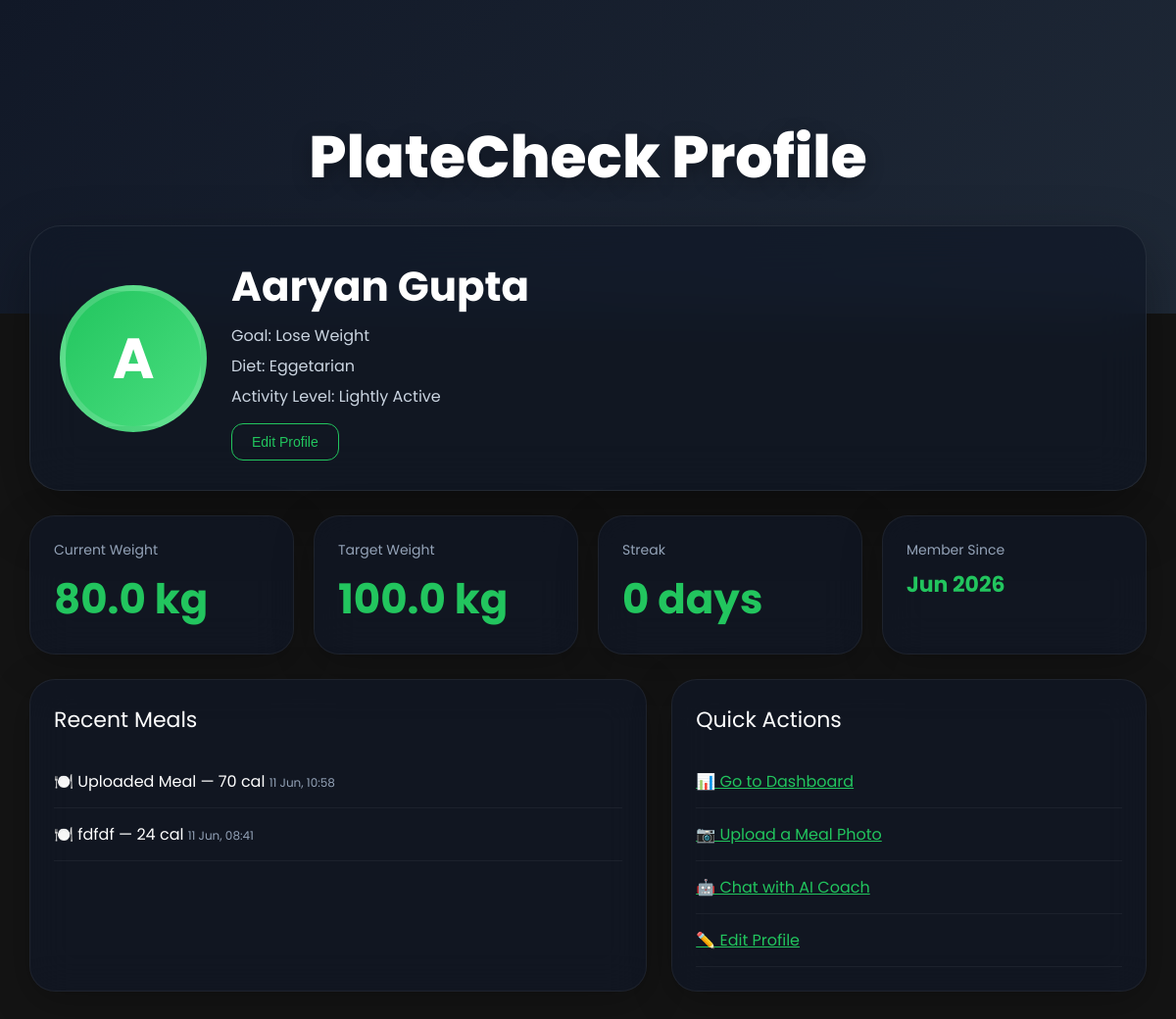
/profile/ (signed in), run on an earlier commit of the app's database.
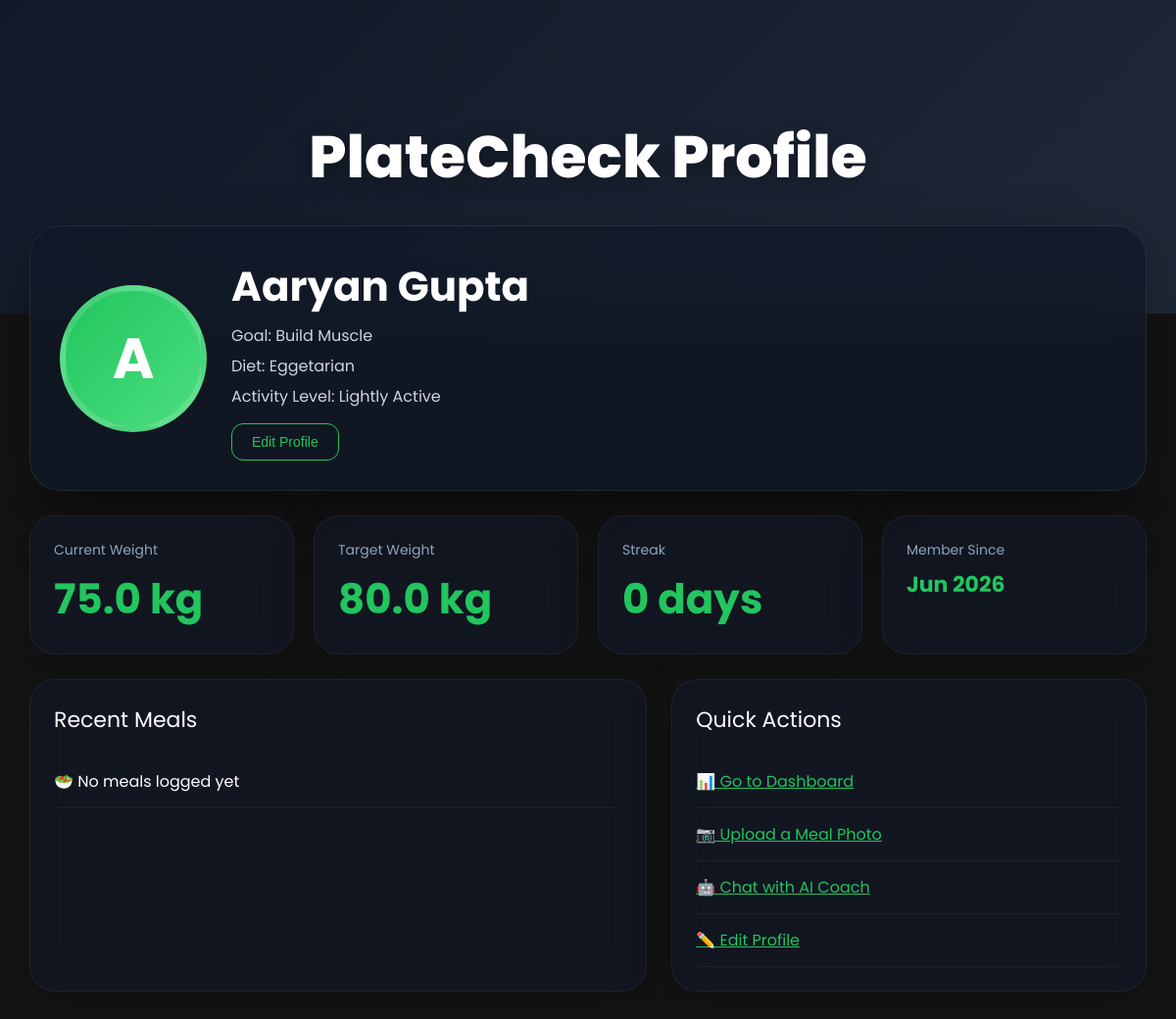
And on a later commit of the database.
### PlateCheckWeb/models.py (models this page shows, shortened)
class UserProfile(models.Model):
    GENDER_CHOICES = [
        ('male', 'Male'),
        ('female', 'Female'),
        ('other', 'Other'),
    ]
    GOAL_CHOICES = [
        ('lose_weight', 'Lose Weight'),
        ('gain_weight', 'Gain Weight'),
        ('build_muscle', 'Build Muscle'),
        ('maintain_weight', 'Maintain Weight'),
    ]
    DIET_CHOICES = [
        ('vegetarian', 'Vegetarian'),
        ('non_vegetarian', 'Non-Vegetarian'),
        ('vegan', 'Vegan'),
        ('eggetarian', 'Eggetarian'),
    ]
    ACTIVITY_CHOICES = [
        ('sedentary', 'Sedentary'),
        ('lightly_active', 'Lightly Active'),
        ('moderately_active', 'Moderately Active'),
        ('very_active', 'Very Active'),
    ]
    user            = models.OneToOneField(User, on_delete=models.CASCADE, related_name='profile')
    full_name       = models.CharField(max_length=150, blank=True)
    age             = models.PositiveIntegerField(null=True, blank=True)
    gender          = models.CharField(max_length=10, choices=GENDER_CHOICES, blank=True)
    height_cm       = models.FloatField(null=True, blank=True)
    weight_kg       = models.FloatField(null=True, blank=True)
    target_weight_kg= models.FloatField(null=True, blank=True)
    goal            = models.CharField(max_length=20, choices=GOAL_CHOICES, blank=True)
    diet_type       = models.CharField(max_length=20, choices=DIET_CHOICES, blank=True)
    activity_level  = models.CharField(max_length=20, choices=ACTIVITY_CHOICES, blank=True)
    streak_days     = models.PositiveIntegerField(default=0)
    profile_complete= models.BooleanField(default=False)
    created_at      = models.DateTimeField(auto_now_add=True)
    updated_at      = models.DateTimeField(auto_now=True)

class MealEntry(models.Model):
    daily_log   = models.ForeignKey(DailyLog, on_delete=models.CASCADE, related_name='meals')
    name        = models.CharField(max_length=200)
    logged_at   = models.DateTimeField(auto_now_add=True)
    calories    = models.PositiveIntegerField(default=0)
    protein_g   = models.PositiveIntegerField(default=0)
    carbs_g     = models.PositiveIntegerField(default=0)
    fats_g      = models.PositiveIntegerField(default=0)
    fiber_g     = models.PositiveIntegerField(default=0)
    food_image  = models.ForeignKey('FoodImage', on_delete=models.SET_NULL, null=True, blank=True, related_name='meals')

### PlateCheckWeb/views.py (the view)
# urls.py: path('profile/', views.profile_view, name='profile'),
@login_required(login_url='signup')
def profile_view(request):
    profile = get_object_or_404(UserProfile, user=request.user)
    recent_meals = MealEntry.objects.filter(
        daily_log__user=request.user
    ).select_related('daily_log').order_by('-logged_at')[:10]
    context = {
        'profile': profile,
        'recent_meals': recent_meals,
    }
    return render(request, 'profile.html', context)

### PlateCheckWeb/templates/profile.html (shortened to what this page needs)
<!DOCTYPE html>
<html lang="en">
<head>
</head>
<body>
    <div class="cover">
        <h1>PlateCheck Profile</h1>
    </div>
    <div class="profile">
        <div class="hero-card">
            <div class="avatar">{{ user.username|first|upper }}</div>
            <div class="info">
                <h2>{{ profile.full_name|default:user.username }}</h2>
                <p>Goal: {{ profile.get_goal_display|default:"Not set" }}</p>
                <p>Diet: {{ profile.get_diet_type_display|default:"Not set" }}</p>
                <p>Activity Level: {{ profile.get_activity_level_display|default:"Not set" }}</p>
                <a href="{% url 'complete_profile' %}"><button class="edit-btn">Edit Profile</button></a>
            </div>
        </div>
        <div class="stats">
            <div class="card">
                <div class="card-title">Current Weight</div>
                <div class="big">{{ profile.weight_kg|default:"--" }}{% if profile.weight_kg %} kg{% endif %}</div>
            </div>
            <div class="card">
                <div class="card-title">Target Weight</div>
                <div class="big">{{ profile.target_weight_kg|default:"--" }}{% if profile.target_weight_kg %} kg{% endif %}</div>
            </div>
            <div class="card">
                <div class="card-title">Streak</div>
                <div class="big">{{ profile.streak_days }} days</div>
            </div>
            <div class="card">
                <div class="card-title">Member Since</div>
                <div class="big" style="font-size:22px;margin-top:8px">{{ profile.created_at|date:"M Y" }}</div>
            </div>
        </div>
        <div class="grid">
            <div class="card">
                <div class="section-title">Recent Meals</div>
                <div class="activity">
                    {% for meal in recent_meals %}
                        <div>🍽️ {{ meal.name }} — {{ meal.calories }} cal <span style="color:#94a3b8;font-size:12px">{{ meal.logged_at|date:"d M, H:i" }}</span></div>
                    {% empty %}
                        <div>🥗 No meals logged yet</div>
                    {% endfor %}
                </div>
            </div>
            <div class="card">
                <div class="section-title">Quick Actions</div>
                <div class="activity">
                    <div><a href="{% url 'dashboard' %}" style="color:#22c55e">📊 Go to Dashboard</a></div>
                    <div><a href="{% url 'image_upload' %}" style="color:#22c55e">📷 Upload a Meal Photo</a></div>
                    <div><a href="{% url 'chatbot' %}" style="color:#22c55e">🤖 Chat with AI Coach</a></div>
                    <div><a href="{% url 'complete_profile' %}" style="color:#22c55e">✏️ Edit Profile</a></div>
                </div>
            </div>
        </div>
    </div>
</body>
</html>

### PlateCheckWeb/templates/profile.html (style rules this page uses)
* { margin:0;padding:0;box-sizing:border-box }
body { font-family:Poppins,sans-serif;background:#141414;color:white;min-height:100vh;overflow-x:hidden; }
.cover { height:320px;background:linear-gradient(135deg,#111827,#1f2937);position:relative;display:flex;justify-content:center;align-items:center; }
.cover h1 { font-size:60px;font-weight:800;text-shadow:0 5px 20px rgba(0,0,0,.3); }
.profile { max-width:1300px;margin:-90px auto 50px;padding:0 30px; }
.hero-card { backdrop-filter:blur(25px);background:rgba(17,24,39,.75);border:1px solid rgba(255,255,255,.08);border-radius:32px;padding:30px;display:flex;align-items:center;gap:25px;box-shadow:0 25px 60px rgba(0,0,0,.35); }
.avatar { width:150px;height:150px;border-radius:50%;background:linear-gradient(135deg,#22c55e,#4ade80);display:flex;align-items:center;justify-content:center;font-size:58px;font-weight:700;border:6px solid rgba(255,255,255,.15); }
.info h2 { font-size:42px; }
.info p { color:#cbd5e1;margin-top:6px; }
.stats { display:grid;grid-template-columns:repeat(4,1fr);gap:20px;margin-top:25px; }
.card { background:rgba(17,24,39,.7);backdrop-filter:blur(20px);border:1px solid rgba(255,255,255,.06);border-radius:26px;padding:24px;box-shadow:0 10px 40px rgba(0,0,0,.25); }
.card-title { color:#94a3b8;font-size:14px;margin-bottom:8px; }
.big { font-size:42px;font-weight:700;color:#22c55e; }
.grid { display:grid;grid-template-columns:1.3fr 1fr;gap:25px;margin-top:25px; }
.section-title { font-size:22px;margin-bottom:20px; }
.activity div { padding:14px 0;border-bottom:1px solid rgba(255,255,255,.05); }
.edit-btn { margin-top:15px;padding:10px 20px;border:1px solid #22c55e;border-radius:12px;background:transparent;color:#22c55e;cursor:pointer;font-size:14px; }

What changed in the data, as far as the page shows it:
removed MealEntry: name "Uploaded Meal", calories "70", logged_at "11 Jun, 10:58"
removed MealEntry: name "fdfdf", calories "24", logged_at "11 Jun, 08:41"
changed UserProfile "Eggetarian": goal "Lose Weight" → "Build Muscle"; weight_kg "80.0" → "75.0"; target_weight_kg "100.0" → "80.0"
Also different on the page:
text now shown: "🥗 No meals logged yet"
